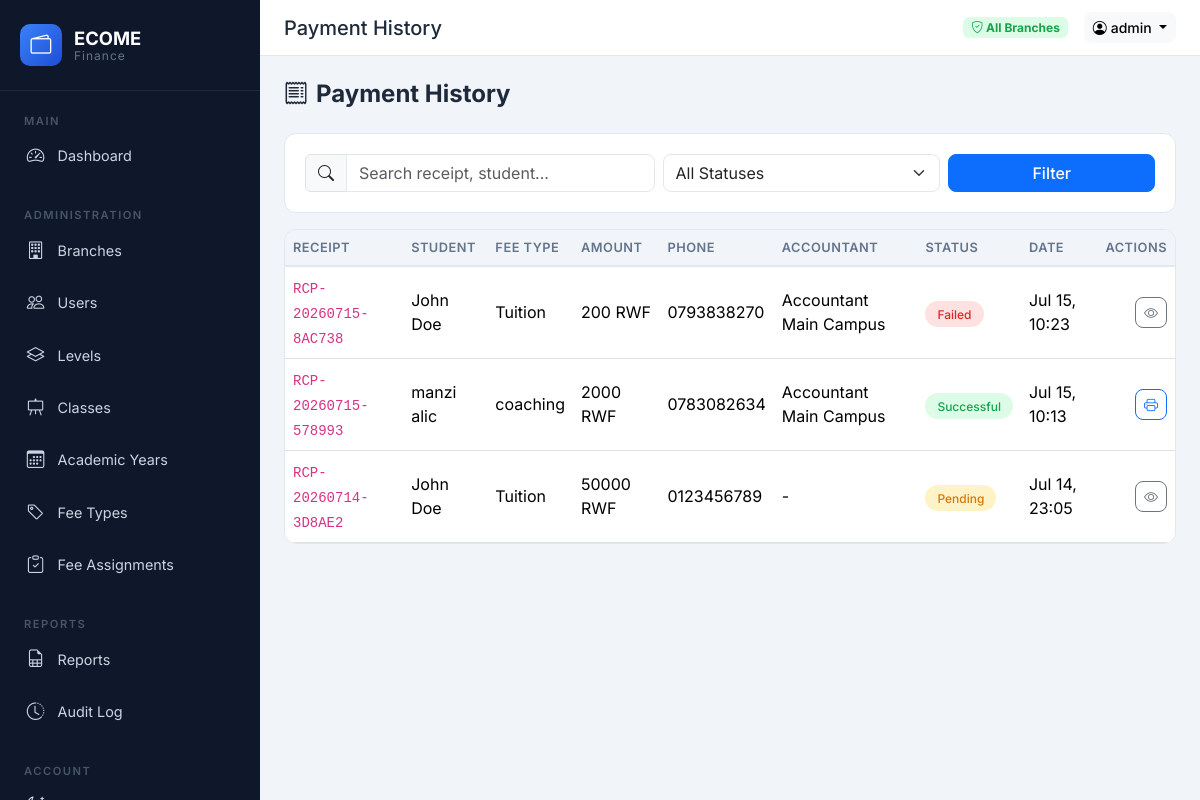
/payments/history/ (signed in), run on an earlier commit of the app's database.
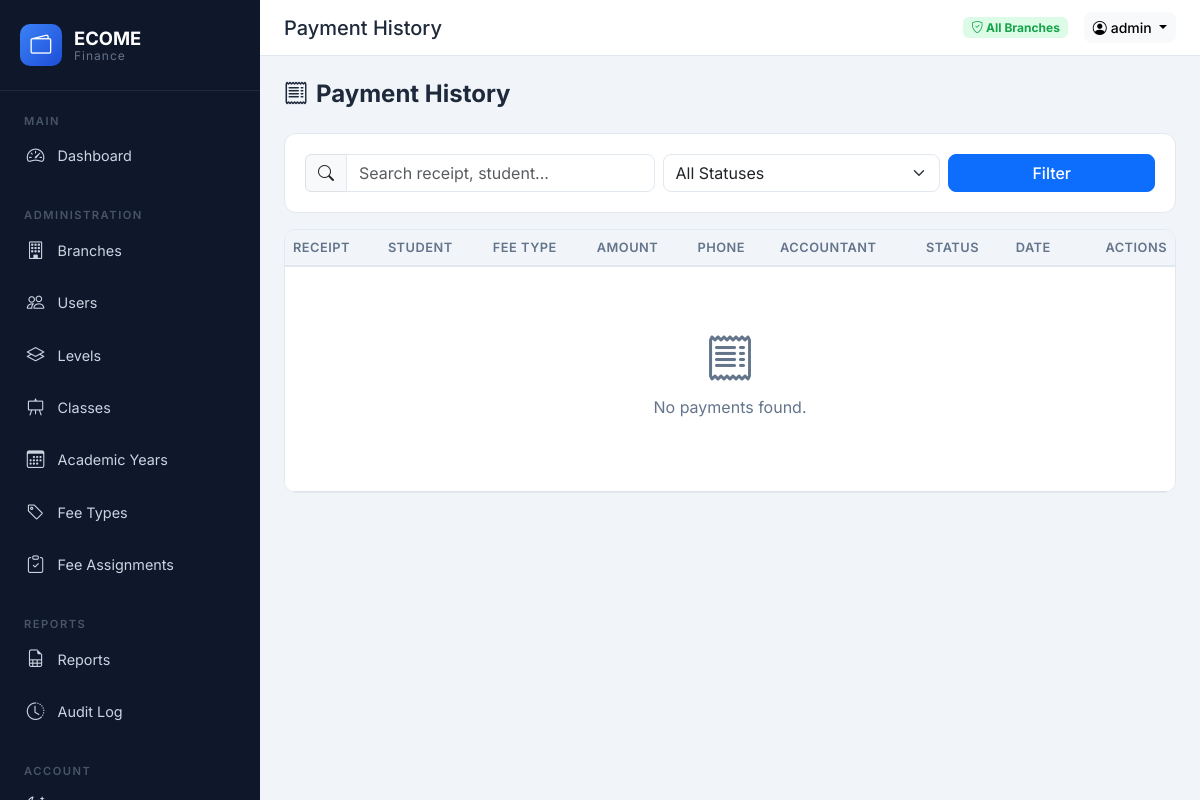
And on a later commit of the database.
### payments/models.py (models this page shows, shortened)
class Payment(models.Model):
    class Status(models.TextChoices):
        PENDING = "pending", "Pending"
        SUCCESSFUL = "successful", "Successful"
        FAILED = "failed", "Failed"
        CANCELLED = "cancelled", "Cancelled"
    receipt_number = models.CharField(max_length=50, unique=True, blank=True)
    student = models.ForeignKey(Student, on_delete=models.PROTECT, related_name="payments")
    fee_type = models.ForeignKey(FeeType, on_delete=models.PROTECT, related_name="payments")
    fee_assignment = models.ForeignKey(
        FeeAssignment, on_delete=models.SET_NULL, null=True, blank=True, related_name="payments"
    )
    amount = models.DecimalField(max_digits=12, decimal_places=2)
    parent_phone = models.CharField(max_length=20)
    transaction_ref = models.CharField(max_length=100, blank=True)
    paypack_ref = models.CharField(max_length=100, blank=True)
    status = models.CharField(max_length=15, choices=Status.choices, default=Status.PENDING)
    accountant = models.ForeignKey(User, on_delete=models.SET_NULL, null=True, related_name="payments")
    branch = models.ForeignKey(Branch, on_delete=models.PROTECT, related_name="payments")
    failure_reason = models.TextField(blank=True)
    created_at = models.DateTimeField(auto_now_add=True)
    updated_at = models.DateTimeField(auto_now=True)
    completed_at = models.DateTimeField(null=True, blank=True)
    class Meta:
        ordering = ["-created_at"]
        indexes = [
            models.Index(fields=["status"]),
            models.Index(fields=["branch", "created_at"]),
            models.Index(fields=["student"]),
        ]

### students/models.py (models this page shows, shortened)
class Student(models.Model):
    class Gender(models.TextChoices):
        MALE = "M", "Male"
        FEMALE = "F", "Female"
    student_id = models.CharField(max_length=30, unique=True)
    first_name = models.CharField(max_length=100)
    last_name = models.CharField(max_length=100)
    gender = models.CharField(max_length=1, choices=Gender.choices)
    date_of_birth = models.DateField(null=True, blank=True)
    parent_name = models.CharField(max_length=150, blank=True)
    parent_phone = models.CharField(max_length=20, blank=True)
    branch = models.ForeignKey(Branch, on_delete=models.PROTECT, related_name="students")
    level = models.ForeignKey(Level, on_delete=models.PROTECT, related_name="students")
    school_class = models.ForeignKey(
        SchoolClass, on_delete=models.PROTECT, related_name="students"
    )
    academic_year = models.ForeignKey(
        AcademicYear, on_delete=models.PROTECT, related_name="students", null=True
    )
    status = models.CharField(max_length=20, default="active")
    created_at = models.DateTimeField(auto_now_add=True)
    updated_at = models.DateTimeField(auto_now=True)
    class Meta:
        ordering = ["-created_at"]
        indexes = [
            models.Index(fields=["student_id"]),
            models.Index(fields=["branch", "school_class"]),
        ]
    @property
    def full_name(self):
        return f"{self.first_name} {self.last_name}"

### finance/models.py (models this page shows, shortened)
class FeeType(models.Model):
    name = models.CharField(max_length=100, unique=True)
    description = models.TextField(blank=True)
    created_at = models.DateTimeField(auto_now_add=True)
    class Meta:
        ordering = ["name"]

### accounts/models.py (models this page shows, shortened)
class User(AbstractUser):
    class Role(models.TextChoices):
        ADMIN = "admin", "Super Admin"
        REGISTRAR = "registrar", "Registrar"
        ACCOUNTANT = "accountant", "Accountant"
    role = models.CharField(
        max_length=20, choices=Role.choices, default=Role.ACCOUNTANT
    )
    branch = models.ForeignKey(
        Branch, on_delete=models.SET_NULL, null=True, blank=True, related_name="users"
    )
    phone = models.CharField(max_length=20, blank=True)
    is_active_user = models.BooleanField(default=True)
    class Meta:
        ordering = ["username"]
    @property
    def is_admin(self):
        return self.role == self.Role.ADMIN
    @property
    def is_registrar(self):
        return self.role == self.Role.REGISTRAR
    @property
    def is_accountant(self):
        return self.role == self.Role.ACCOUNTANT

### payments/views.py (the view, shortened to what this page needs)
# urls.py: path("history/", views.payment_history, name="payment_history"),
@login_required
def payment_history(request):
    payments = _filter_branch(
        Payment.objects.select_related("student", "fee_type", "branch", "accountant"),
        request.user
    )
    q = request.GET.get("q", "").strip()
    status = request.GET.get("status")
    if status:
        payments = payments.filter(status=status)
    return render(request, "payments/payment_history.html", {
        "payments": payments[:50],
        "q": q,
        "status_filter": status,
    })

### core/context_processors.py (called while the page is built)
def app_context(request):
    return {
        "SCHOOL_NAME": "ECOME Finance",
        "ALL_BRANCHES": Branch.objects.all() if request.user.is_authenticated else [],
    }

### payments/views.py (called while the page is built)
def _filter_branch(qs, user):
    if not user.is_admin and user.branch_id:
        return qs.filter(branch_id=user.branch_id)
    return qs

### templates/payments/payment_history.html (shortened to what this page needs)
{% extends 'base.html' %}
{% block page_title %}Payment History{% endblock %}
{% block content %}
<div class="fade-in-up">
<div class="page-header"><h1><i class="bi bi-receipt me-2"></i>Payment History</h1></div>
<div class="stat-card mb-3">
    <form method="get" class="row g-2">
        <div class="col-12 col-md-5">
            <div class="input-group">
                <span class="input-group-text"><i class="bi bi-search"></i></span>
                <input type="text" name="q" class="form-control" placeholder="Search receipt, student..." value="{{ q|default:'' }}">
            </div>
        </div>
        <div class="col-12 col-md-4">
            <select name="status" class="form-select">
                <option value="">All Statuses</option>
            </select>
        </div>
        <div class="col-12 col-md-3"><button class="btn btn-primary w-100">Filter</button></div>
    </form>
</div>
<div class="table-container table-responsive">
    <table class="table table-hover">
        <thead><tr><th>Receipt</th><th>Student</th><th>Fee Type</th><th>Amount</th><th>Phone</th><th>Accountant</th><th>Status</th><th>Date</th><th class="text-end">Actions</th></tr></thead>
        <tbody>
            {% for p in payments %}
            <tr>
                <td><code>{{ p.receipt_number }}</code></td>
                <td>{{ p.student.full_name }}</td>
                <td>{{ p.fee_type.name }}</td>
                <td>{{ p.amount|floatformat:0 }} RWF</td>
                <td>{{ p.parent_phone }}</td>
                <td>
                    {% if p.accountant %}
                        {{ p.accountant.get_full_name|default:p.accountant.username }}
                    {% else %}
                        -
                    {% endif %}
                </td>
                <td><span class="status-badge status-{{ p.status }}">{{ p.get_status_display }}</span></td>
                <td>{{ p.created_at|date:'M d, H:i' }}</td>
                <td class="text-end">
                    <div class="d-flex gap-2 justify-content-end flex-wrap">
                    {% if p.status == 'successful' %}
                    <a href="{% url 'payments:receipt_view' p.pk %}" class="btn btn-sm btn-outline-primary"><i class="bi bi-printer"></i></a>
                    {% else %}
                    <a href="{% url 'payments:payment_status' p.pk %}" class="btn btn-sm btn-outline-secondary"><i class="bi bi-eye"></i></a>
                    {% endif %}
                    </div>
                </td>
            </tr>
            {% empty %}
            <tr><td colspan="9"><div class="empty-state"><i class="bi bi-receipt"></i><p>No payments found.</p></div></td></tr>
            {% endfor %}
        </tbody>
    </table>
</div>
</div>
{% endblock %}

What changed in the data, as far as the page shows it:
removed Payment: receipt_number "RCP-20260715-8AC738", student.full_name "John Doe", fee_type.name "Tuition", amount "200", parent_phone "0793838270", accountant.get_full_name "Accountant Main Campus", status "Failed", created_at "Jul 15, 10:23"
removed Payment: receipt_number "RCP-20260715-578993", student.full_name "manzi alic", fee_type.name "coaching", amount "2000", parent_phone "0783082634", accountant.get_full_name "Accountant Main Campus", status "Successful", created_at "Jul 15, 10:13"
removed Payment: receipt_number "RCP-20260714-3D8AE2", student.full_name "John Doe", fee_type.name "Tuition", amount "50000", parent_phone "0123456789", status "Pending", created_at "Jul 14, 23:05"
Also different on the page:
text now shown: "No payments found."
